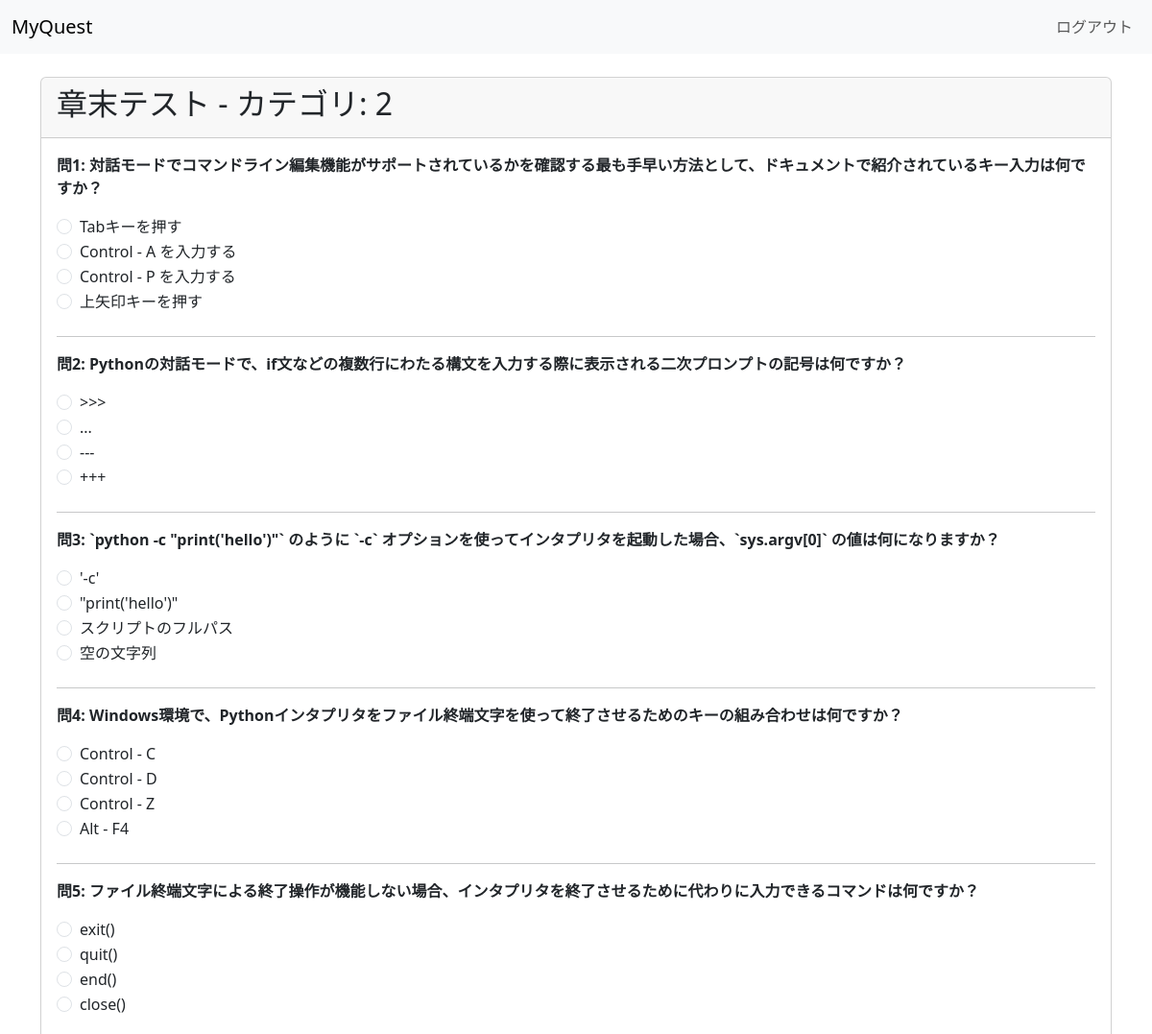
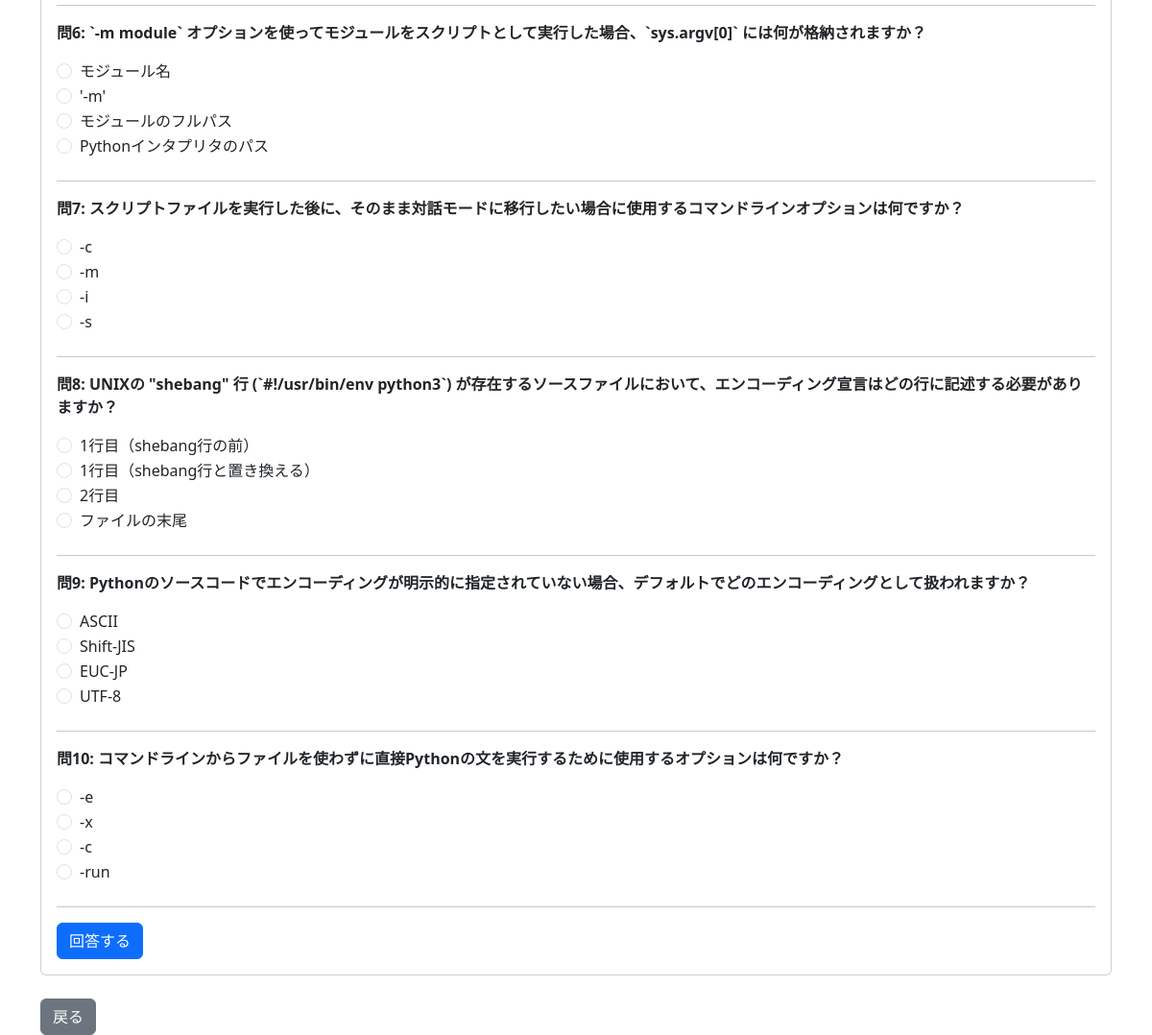
Screenshot of /section_test/2 (signed in) with the database file from the repository (2 pictures, top to bottom).
### model.py (models this page shows)
class Question(db.Model):
    __tablename__ = "questions"
    id = db.Column(db.Integer, primary_key=True)
    question = db.Column(db.String(300), nullable=False)
    choice1 = db.Column(db.String(200))
    choice2 = db.Column(db.String(200))
    choice3 = db.Column(db.String(200))
    choice4 = db.Column(db.String(200))
    correct = db.Column(db.Integer)
    category = db.Column(db.String(50)) # section / practiceなど
    results = db.relationship('QuizResult', backref='question', lazy=True) # Add relationship

### app.py (the view)
@app.route("/section_test/<category>")
def section_test(category):
    if "user" not in session:
        return redirect("/")
    q_list = Question.query.filter_by(category=category).all()
    if not q_list:
        return f"カテゴリ「{category}」の問題がDBにありません"
    if len(q_list) > 10:
        q_list = random.sample(q_list, 10)
    return render_template("section_test.html", questions=q_list, category_name=category)

### templates/section_test.html (shortened to what this page needs)
<!DOCTYPE html>
<html>
<head>
    <link href="https://cdn.jsdelivr.net/npm/bootstrap@5.3.0-alpha1/dist/css/bootstrap.min.css" rel="stylesheet">
</head>
<body>
    <nav class="navbar navbar-expand-lg navbar-light bg-light">
        <div class="container-fluid">
            <a class="navbar-brand" href="#">MyQuest</a>
            <div class="collapse navbar-collapse" id="navbarNav">
                <ul class="navbar-nav ms-auto">
                    <li class="nav-item">
                        <a class="nav-link" href="/logout">ログアウト</a>
                    </li>
                </ul>
            </div>
        </div>
    </nav>
    <div class="container mt-4">
        <div class="card">
            <div class="card-header">
                <h2>章末テスト - カテゴリ: {{ category_name }}</h2>
            </div>
            <div class="card-body">
                {% if results %}
                    <h3>テスト結果</h3>
                    <div class="alert alert-info">
                        <h4>正解数: {{ score }} / {{ total }} 問</h4>
                        <h4>正解率: {{ percentage }}%</h4>
                    </div>
                    <p>お疲れ様でした！結果は以下の通りです。</p>
                    <hr>
                    {% for res in results %}
                    <div class="mb-4 p-3 {% if res.is_correct %}result-correct{% else %}result-incorrect{% endif %}">
                        <p class="card-text fw-bold">問{{ loop.index }}: {{ res.question.question }}</p>
                        <p>あなたの回答:
                            <span class="{% if not res.is_correct %}user-answer-incorrect{% endif %}">
                                {{ res.user_choice_text }}
                            </span>
                        </p>
                        {% if not res.is_correct %}
                            <p>正解: <span class="correct-answer-text">{{ res.correct_choice_text }}</span></p>
                        {% endif %}
                    </div>
                    {% endfor %}
                {% else %}
                    <form action="{{ url_for('submit_section_test') }}" method="post">
                        {% for q_obj in questions %}
                        <div class="mb-4">
                            <p class="card-text fw-bold">問{{ loop.index }}: {{ q_obj.question }}</p>
                            <div class="form-check">
                                <input type="radio" class="form-check-input" name="answer_{{ q_obj.id }}" value="1" id="q{{ q_obj.id }}-choice1" required>
                                <label class="form-check-label" for="q{{ q_obj.id }}-choice1">{{ q_obj.choice1 }}</label>
                            </div>
                            <div class="form-check">
                                <input type="radio" class="form-check-input" name="answer_{{ q_obj.id }}" value="2" id="q{{ q_obj.id }}-choice2">
                                <label class="form-check-label" for="q{{ q_obj.id }}-choice2">{{ q_obj.choice2 }}</label>
                            </div>
                            <div class="form-check">
                                <input type="radio" class="form-check-input" name="answer_{{ q_obj.id }}" value="3" id="q{{ q_obj.id }}-choice3">
                                <label class="form-check-label" for="q{{ q_obj.id }}-choice3">{{ q_obj.choice3 }}</label>
                            </div>
                            <div class="form-check">
                                <input type="radio" class="form-check-input" name="answer_{{ q_obj.id }}" value="4" id="q{{ q_obj.id }}-choice4">
                                <label class="form-check-label" for="q{{ q_obj.id }}-choice4">{{ q_obj.choice4 }}</label>
                            </div>
                        </div>
                        <hr>
                        {% endfor %}
                        <button type="submit" class="btn btn-primary">回答する</button>
                    </form>
                {% endif %}
            </div>
        </div>
        <div class="mt-4">
            {% if results %}
                <a href="{{ url_for('section_test', category=category_name) }}" class="btn btn-primary">次の問題</a>
                <a href="/home" class="btn btn-secondary">ホームに戻る</a>
            {% else %}
                <a href="/home" class="btn btn-secondary">戻る</a>
            {% endif %}
        </div>
    </div>
</body>
</html>

### rows the page displays
Question: question "対話モードでコマンドライン編集機能がサポートされているかを確認する最も手早い方法として、ドキュメントで紹介されているキー入力は何ですか？", choice1 "Tabキーを押す", choice2 "Control - A を入力する", choice3 "Control - P を入力する", choice4 "上矢印キーを押す"
Question: question "Pythonの対話モードで、if文などの複数行にわたる構文を入力する際に表示される二次プロンプトの記号は何ですか？", choice1 ">>>", choice2 "...", choice3 "---", choice4 "+++"
Question: question "`python -c \"print('hello')\"` のように `-c` オプションを使ってインタプリタを起動した場合、`sys.argv[0]` の値は何になりますか？", choice1 "'-c'", choice2 "\"print('hello')\"", choice3 "スクリプトのフルパス", choice4 "空の文字列"
Question: question "Windows環境で、Pythonインタプリタをファイル終端文字を使って終了させるためのキーの組み合わせは何ですか？", choice1 "Control - C", choice2 "Control - D", choice3 "Control - Z", choice4 "Alt - F4"
Question: question "ファイル終端文字による終了操作が機能しない場合、インタプリタを終了させるために代わりに入力できるコマンドは何ですか？", choice1 "exit()", choice2 "quit()", choice3 "end()", choice4 "close()"
Question: question "`-m module` オプションを使ってモジュールをスクリプトとして実行した場合、`sys.argv[0]` には何が格納されますか？", choice1 "モジュール名", choice2 "'-m'", choice3 "モジュールのフルパス", choice4 "Pythonインタプリタのパス"
Question: question "スクリプトファイルを実行した後に、そのまま対話モードに移行したい場合に使用するコマンドラインオプションは何ですか？", choice1 "-c", choice2 "-m", choice3 "-i", choice4 "-s"
Question: question "UNIXの \"shebang\" 行 (`#!/usr/bin/env python3`) が存在するソースファイルにおいて、エンコーディング宣言はどの行に記述する必要がありますか？", choice1 "1行目（shebang行の前）", choice2 "1行目（shebang行と置き換える）", choice3 "2行目", choice4 "ファイルの末尾"
Question: question "Pythonのソースコードでエンコーディングが明示的に指定されていない場合、デフォルトでどのエンコーディングとして扱われますか？", choice1 "ASCII", choice2 "Shift-JIS", choice3 "EUC-JP", choice4 "UTF-8"
Question: question "コマンドラインからファイルを使わずに直接Pythonの文を実行するために使用するオプションは何ですか？", choice1 "-e", choice2 "-x", choice3 "-c", choice4 "-run"

### other values shown
{{ category_name }} "2"
